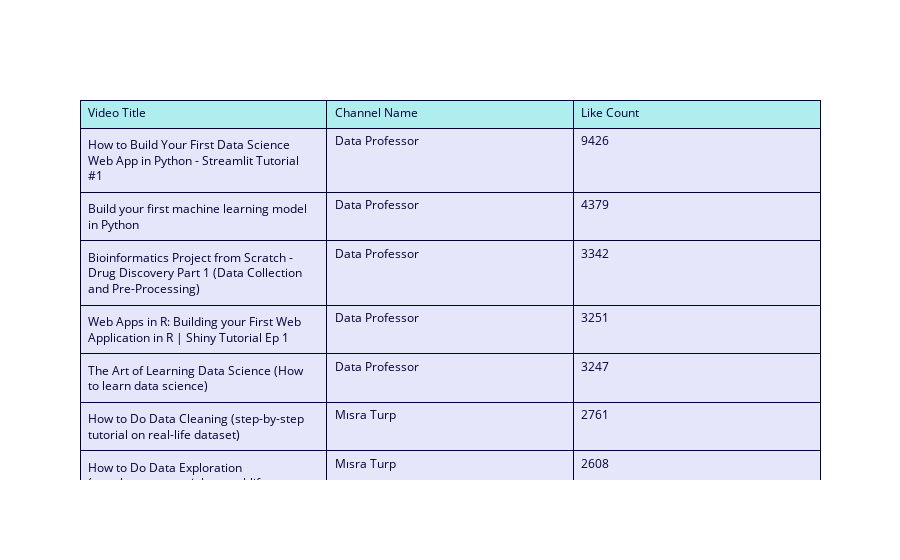

Here is the notebook cell this chart was saved with:
### Code cell
query = '''SELECT title, channel_name, likes FROM videos 
    WHERE likes IS NOT NULL ORDER BY likes DESC
    '''
cursor.execute(query)
tuples = cursor.fetchall()
df = pd.DataFrame(tuples, columns = ['Video Title', 'Channel Name', 'Like Count'])
df
    
fig = go.Figure(data=[go.Table(
    header=dict(values=list(df.columns),
                fill_color='paleturquoise',
                align='left'),
    cells=dict(values=[df['Video Title'], df['Channel Name'], df['Like Count']],
               fill_color='lavender',
               align='left'))
])

fig.show()

### Figure 1 — Plotly figure (JSON) as saved in the notebook; plotly's stock layout.template omitted (floating-point values rounded to 4 significant figures; data arrays with more than 128 entries replaced by an {"elided": "..."} marker saying what was removed)
{"data": [{"cells": {"align": "left", "fill": {"color": "lavender"}, "values": {"elided": "3x469 mixed values"}}, "header": {"align": "left", "fill": {"color": "paleturquoise"}, "values": ["Video Title", "Channel Name", "Like Count"]}, "type": "table"}], "layout": {}}
